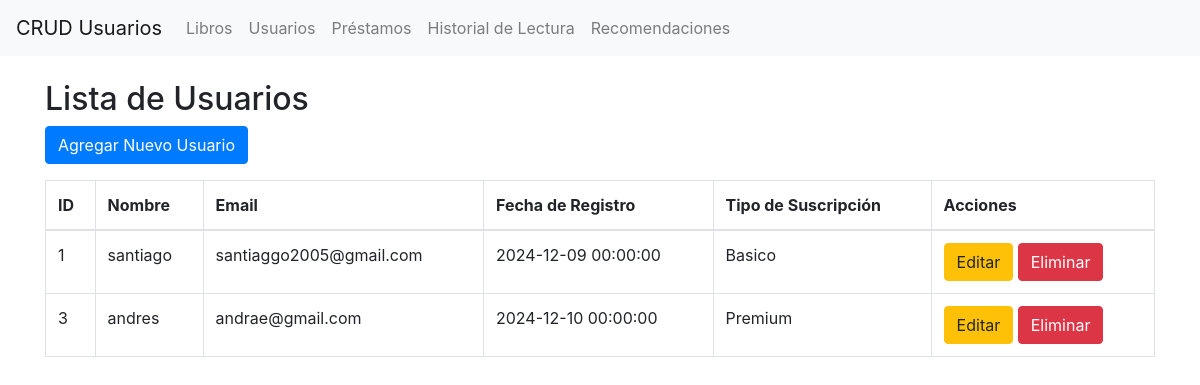
The app's page /usuarios.php with its own data.
### tables this page shows
CREATE TABLE `usuarios` (
  `usuario_id` int(11) NOT NULL,
  `nombre` varchar(255) NOT NULL,
  `email` varchar(255) NOT NULL,
  `fecha_registro` datetime DEFAULT current_timestamp(),
  `tipo_suscripcion` varchar(100) NOT NULL
);

### usuarios.php (the view, shortened to what this page needs)
<?php
include($_SERVER['DOCUMENT_ROOT'] . '/mibiblioteca/include/db.php');
?>
<!DOCTYPE html>
<html lang="es">
<head>
    <link href="https://stackpath.bootstrapcdn.com/bootstrap/4.5.2/css/bootstrap.min.css" rel="stylesheet">
</head>
<body>
    <nav class="navbar navbar-expand-lg navbar-light bg-light">
        <a class="navbar-brand" href="#">CRUD Usuarios</a>
        <div class="collapse navbar-collapse">
            <ul class="navbar-nav mr-auto">
                <li class="nav-item"><a class="nav-link" href="index.php">Libros</a></li>
                <li class="nav-item"><a class="nav-link" href="usuarios.php">Usuarios</a></li>
                <li class="nav-item"><a class="nav-link" href="prestamos.php">Préstamos</a></li>
                <li class="nav-item"><a class="nav-link" href="historial.php">Historial de Lectura</a></li>
                <li class="nav-item"><a class="nav-link" href="recomendaciones.php">Recomendaciones</a></li>
            </ul>
        </div>
    </nav>
    <div class="container mt-4">
        <h2>Lista de Usuarios</h2>
        <a href="usuarios/agregar.php" class="btn btn-primary mb-3">Agregar Nuevo Usuario</a>
        <table class="table table-bordered">
            <thead>
                <tr>
                    <th>ID</th>
                    <th>Nombre</th>
                    <th>Email</th>
                    <th>Fecha de Registro</th>
                    <th>Tipo de Suscripción</th>
                    <th>Acciones</th>
                </tr>
            </thead>
            <tbody>
                <?php
                $stmt = $pdo->query("SELECT * FROM Usuarios");
                while ($row = $stmt->fetch(PDO::FETCH_ASSOC)) {
                    if (isset($row['usuario_id'])) {
                        echo "<tr>
                            <td>{$row['usuario_id']}</td>
                            <td>{$row['nombre']}</td>
                            <td>{$row['email']}</td>
                            <td>{$row['fecha_registro']}</td>
                            <td>{$row['tipo_suscripcion']}</td>
                            <td>
                                <a href='usuarios/editar.php?id={$row['usuario_id']}' class='btn btn-warning'>Editar</a>
                                <a href='usuarios/eliminar.php?id={$row['usuario_id']}' class='btn btn-danger'>Eliminar</a>
                            </td>
                        </tr>";
                    } else {
                        echo "<tr>
                            <td colspan='6'>Error: ID de usuario no encontrado.</td>
                        </tr>";
                    }
                }
                ?>
            </tbody>
        </table>
    </div>
</body>
</html>

### records on screen
usuarios: usuario_id "1", nombre "santiago", email "santiaggo2005@gmail.com", fecha_registro "2024-12-09 00:00:00", tipo_suscripcion "Basico"
usuarios: usuario_id "3", nombre "andres", email "andrae@gmail.com", fecha_registro "2024-12-10 00:00:00", tipo_suscripcion "Premium"
